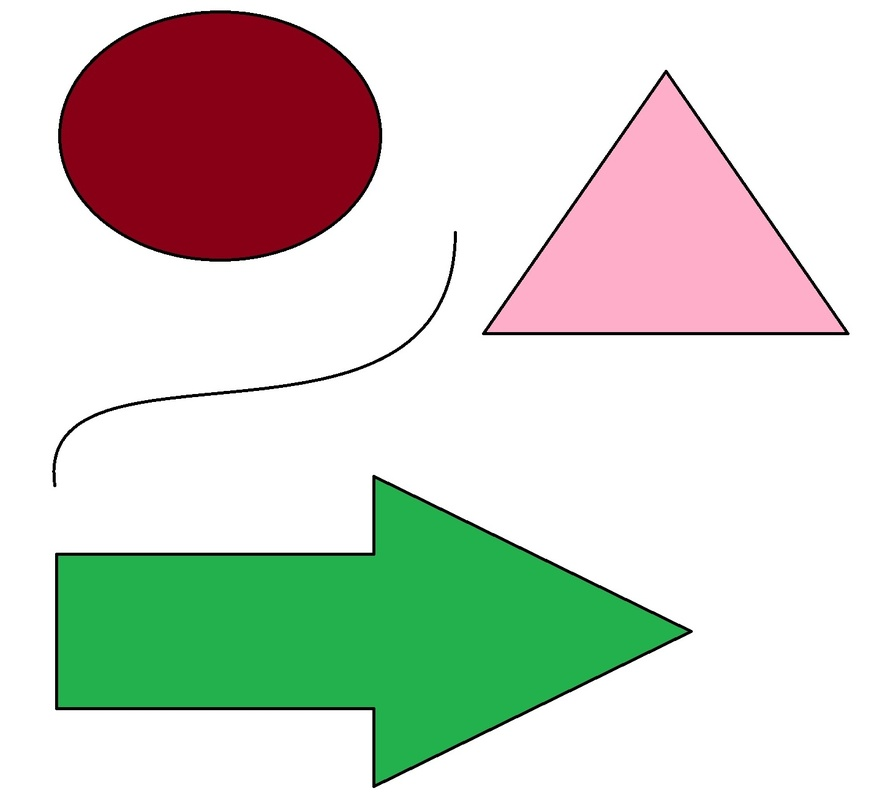
#> input picture images/originals/shapes.jpg, 874 x 807 px, shrunk from 1427 x 1317 before the run
$ python CrossStitch.py
#> lines starting #> are read from the running program, lines starting #| are printed output that depends on the picture
import matplotlib.pyplot as plt
import numpy as np
import os
import imageio
import cv2


def save_image(a, f):
    imageio.imwrite(f, a)

def downres(image, num_gridlines, backstitch):

    num_boxes = [0, 0]

    img = np.copy(image)
    s = img.shape
    print('original dims', img.shape)
    if num_gridlines > s[0] or num_gridlines > s[1]:
        print("error: tried to have more grid lines than pixels")
        exit(-1)

    grid_size = int(min(s[0], s[1])/num_gridlines)
    print("grid_size: " + str(grid_size))

    img = fix_dims(img, grid_size)
    print('new dims: ', img.shape)

    s = img.shape

    #left, right, top, bottom coordinate of sub box
    l = 0
    t = 0
    r = grid_size
    b = grid_size

    for _ in range(0, s[0], grid_size):
        for _ in range(0, s[1], grid_size):
            sub_mat1 = img[t:b, l:r, 0]
            avg1 = sub_mat1.mean()
            sub_mat2 = img[t:b, l:r, 1]
            avg2 = sub_mat2.mean()
            sub_mat3 = img[t:b, l:r, 2]
            avg3 = sub_mat3.mean()

            cutoff = 1  # grayscale value below which we consider the pixel black

            backstitch_type = None
            if backstitch:
                backstitch_type = get_backstitch(img, l, t, r, b, cutoff)

            for k in range(min(grid_size, s[0]-t)):
                for m in range(min(grid_size, s[1]-l)):
                    img[t+k, l+m, 0] = avg1
                    img[t+k, l+m, 1] = avg2
                    img[t+k, l+m, 2] = avg3

            if backstitch_type:
                set_backstitch(img, l, t, r, b, backstitch_type)

            l = min(l + grid_size, s[1])
            r = min(r + grid_size, s[1])
            if l==r:
                l = 0
                r = grid_size
                break
        t = min(t + grid_size, s[0])
        b = min(b + grid_size, s[0])
        num_boxes[0] += 1
        if t==b:
            break

    return img


def fix_dims(img, grid_size):
    remove_rows = img.shape[0] % grid_size
    remove_cols = img.shape[1] % grid_size

    new_img = np.delete(img, np.arange(remove_rows) + (img.shape[0] - remove_rows), 0)
    #print('fixed rows shape:', new_img.shape)
    new_img = np.delete(new_img, np.arange(remove_cols) + (img.shape[1] - remove_cols), 1)
    #print('fixed cols shape:', new_img.shape)

    return new_img


def set_backstitch(img, l, t, r, b, backstitch_type):
    stitch_width = 3
    red = 255
    blue = 0
    green = 0

    if backstitch_type == 'slash':
        top = True
        for i in range(0, b-t):
            img[b-i-1, l+i, 0] = red
            img[b-i-1, l+i, 1] = green
            img[b-i-1, l+i, 2] = blue

        num = 1
        n = 1
        while num < stitch_width:
            if top:
                for i in range(0, (r-l)-n):
                    img[b-n-i-1, l+i, 0] = red
                    img[b-n-i-1, l+i, 1] = green
                    img[b-n-i-1, l+i, 2] = blue
                top = not top
                num += 1
            else:
                for i in range(0, (r-l)-n):
                    img[b-i-1, l+n+i, 0] = red
                    img[b-i-1, l+n+i, 1] = green
                    img[b-i-1, l+n+i, 2] = blue
                top = not top
                num += 1
                n += 1
    elif backstitch_type == 'backslash':
        top = True
        for i in range(0, r-l):
            img[t+i, l+i, 0] = red
            img[t+i, l+i, 1] = green
            img[t+i, l+i, 2] = blue

        num = 1
        n = 1
        while num < stitch_width:
            if top:
                for i in range(0, (r-l)-n):
                    img[t+i, l+n+i, 0] = red
                    img[t+i, l+n+i, 1] = green
                    img[t+i, l+n+i, 2] = blue
                top = not top
                num += 1
            else:
                for i in range(0, (r-l)-n):
                    img[t+n+i, l+i, 0] = red
                    img[t+n+i, l+i, 1] = green
                    img[t+n+i, l+i, 2] = blue
                top = not top
                num += 1
                n += 1
    elif backstitch_type == 'top':
        img[t: t+stitch_width, l:r, 0] = red
        img[t: t+stitch_width, l:r, 1] = green
        img[t: t+stitch_width, l:r, 2] = blue
    elif backstitch_type == 'left':
        img[t:b, l: l+stitch_width, 0] = red
        img[t:b, l: l+stitch_width, 1] = green
        img[t:b, l: l+stitch_width, 2] = blue
    elif backstitch_type == 'right':
        img[t:b, r-stitch_width:r, 0] = red
        img[t:b, r-stitch_width:r, 1] = green
        img[t:b, r-stitch_width:r, 2] = blue
    elif backstitch_type == 'bottom':
        img[t-stitch_width:t, l:r, 0] = red
        img[t-stitch_width:t, l:r, 1] = green
        img[t-stitch_width:t, l:r, 2] = blue


def get_backstitch(img, l, t, r, b, cutoff):
    if needs_stitch(img, l, t, r, b, cutoff):
        counts = {'slash': 0, 'backslash': 0, 'top': 0, 'bottom': 0, 'left': 0, 'right': 0}
        max_distance = max(b - t, r - l)

        # loop through every pixel
        for i in range(t, b):
            for j in range(l, r):
                # if the pixel is black
                p1 = img[i, j, 0]
                p2 = img[i, j, 1]
                p3 = img[i, j, 2]
                if p1 < cutoff and p2 < cutoff and p3 < cutoff and p1 == p2 == p3:
                    distances = {'slash': max_distance, 'backslash': max_distance, 'top': max_distance, 'bottom': max_distance, 'left': max_distance, 'right': max_distance}
                    distances['slash'] = get_slash_distance(i, j, l, r, t, b)
                    distances['backslash'] = get_backslash_distance(i, j)
                    distances['top'] = i-t
                    distances['bottom'] = (b-1)-i
                    distances['left'] = j-l
                    distances['right'] = (r-1)-j

                    for key in distances:
                        counts[key] += distances[key]*1.0

        return min(counts, key=counts.get)
    else:
        return None

def get_slash_distance(i, j, l, r, t, b):
    horizontal = abs(((r-1-l)-i)-j)
    vertical = abs(((b-1-t)-j)-i)
    return 0.5 * np.sqrt(vertical**2 + horizontal**2)

def get_backslash_distance(i, j):
    horizontal = abs(j-i)
    vertical = abs(j-i)
    return 0.5 * np.sqrt(vertical**2 + horizontal**2)

def needs_stitch(img, l, t, r, b, cutoff):
    # percentage of black pixels in grid square past which we need to do a backstitch
    threshold = 0.001


    # loop through grid square and count the number of black pixels
    count = 0
    for i in range(t, b):
        for j in range(l, r):
            #if img[i, j, :].tolist() == [0, 0, 0]:
            p1 = img[i, j, 0]
            p2 = img[i, j, 1]
            p3 = img[i, j, 2]
            if p1 < cutoff and p2 < cutoff and p3 < cutoff and p1 == p2 == p3:
                count += 1

    # percentage of the grid square that is black
    percent = (count/((b-t)*(r-l)))

    return 1.0 > percent > threshold


def main():
    filename = './images/originals/shapes.jpg'
    num_gridlines = 100
    backstitch = True

    img = imageio.imread(filename)
#> img is the input picture: shape (807, 874, 3); mean R, G, B 210.3, 212.5, 202.7
    new_img = downres(img, num_gridlines, backstitch)
#| original dims (807, 874, 3)
#| grid_size: 8
#> in fix_dims, `new_img = np.delete(img, np.arange(remove_rows) + (img.shape[0] - remo..`:
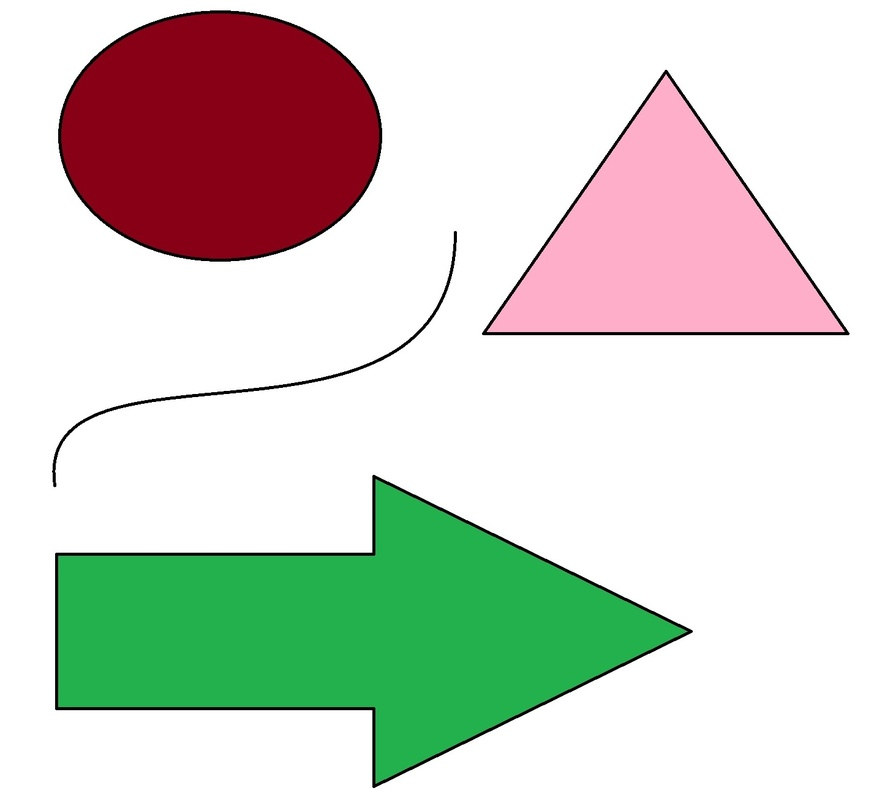
#> new_img: shape (800, 874, 3); mean R, G, B 209.9, 212.1, 202.2
#| new dims:  (800, 872, 3)
#> after the loop in downres, `for _ in range(0, s[0], grid_size):`:
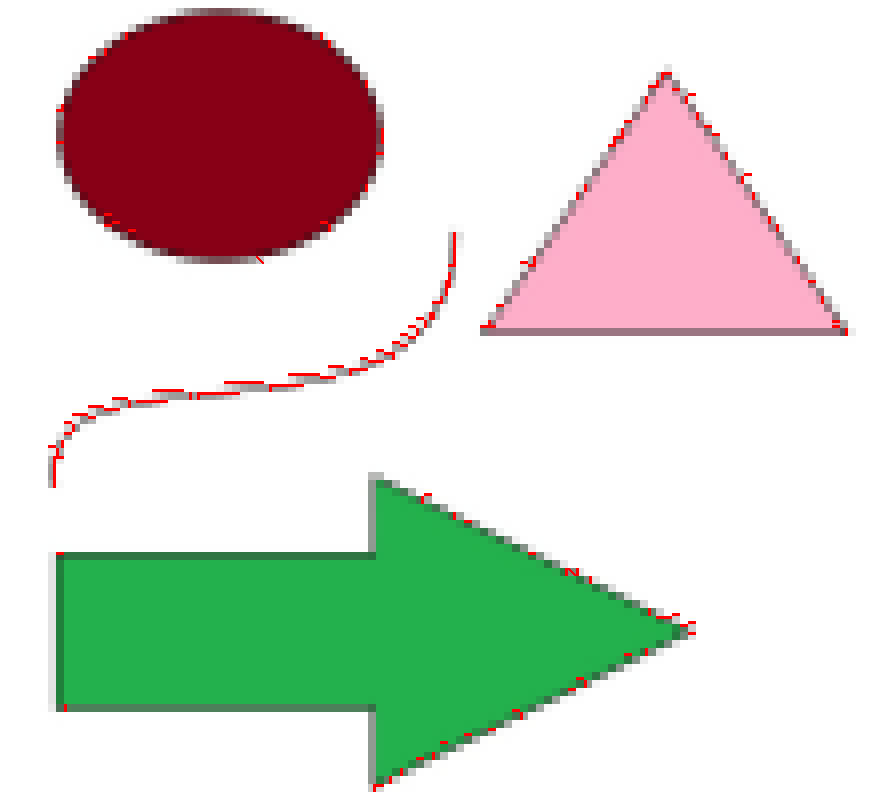
#> img: shape (800, 872, 3); mean R, G, B 210.2, 210.9, 201

    fig, (ax1, ax2) = plt.subplots(1, 2)
    ax1.set_title("Original")
    ax2.set_title("After Algorithm")
    ax1.imshow(img)
    ax2.imshow(new_img)
    plt.show()
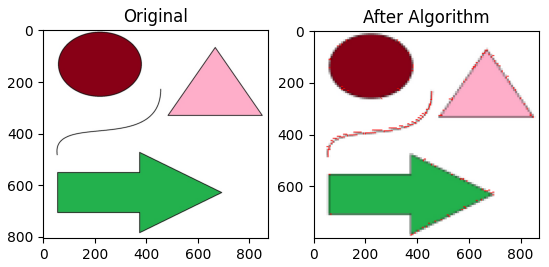
#> figure drawn by matplotlib, 2 panels

if __name__=='__main__':
    main()

# [75 lines of commented-out code are left out]
